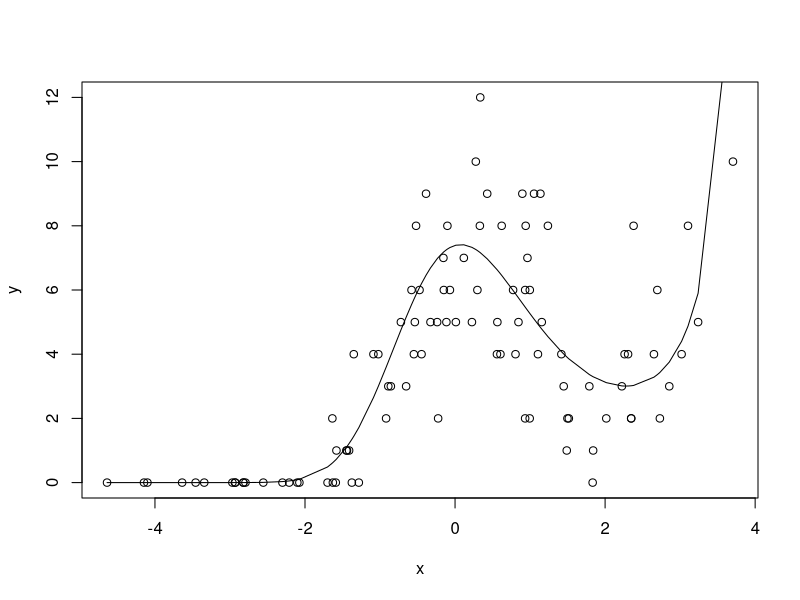
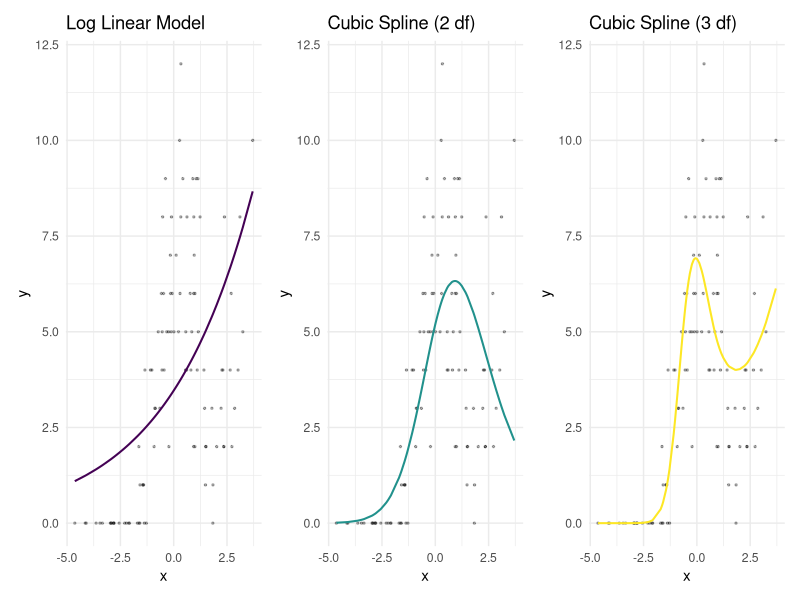
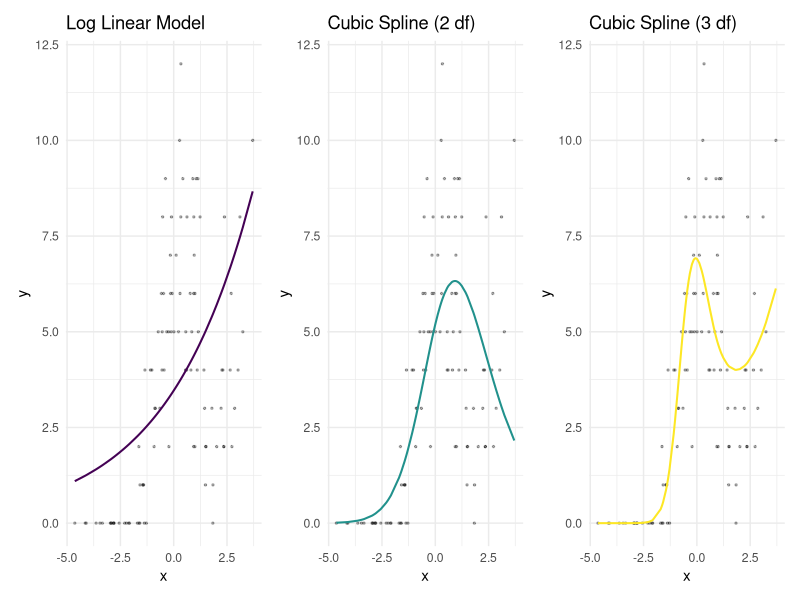

These charts were generated, in order, by the following R code:
# Using splines
library(splines)
library(ggplot2)
library(patchwork)

n = 100
set.seed(101)
x = sort(rnorm(n, sd = 2))
# linear predictor
mu = 2 + 0.09*x - 0.6*x^2 + 0.17*x^3 
y = rpois(n, exp(mu))

# Plot
plot(x, y)
lines(x, exp(mu))

# Evidently fitting a polynomial is the answer here but we wouldn't know how
# the distribution was generated (if it was generated as a polynomial), therefore
# cubic splines would be useful in this context

# The thing to bear in mind is that the degrees of freedom we choose alows more
# knots to be fitted with the splines. Since we generated our data with a cubic
# polynomial, a model with 3 or more df should do best

# Let's compare a log linear model, a model with two df and one with 3 df
# log linear model
m1 = glm(y ~ x, family = "poisson")
m1pred = predict(m1, type = "response")

# non-linear models
m2 = glm(y ~ ns(x,2), family = "poisson")
m2pred = predict(m2, type = "response")

m3 = glm(y ~ ns(x,3), family = "poisson")
m3pred = predict(m3, type = "response")

# Create ggplot2 plots for each model with adjusted line thickness and transparency
p1 = ggplot(data.frame(x, y), 
            aes(x = x, 
                y = y)) +
  geom_point(alpha = 0.3, size = 0.5) +
  geom_line(aes(y = m1pred), 
            color = "#440154", linewidth = 0.7) +
  theme_minimal() +
  ggtitle("Log Linear Model")

p2 = ggplot(data.frame(x, y), 
            aes(x = x, 
                y = y)) +
  geom_point(alpha = 0.3, size = 0.5) +
  geom_line(aes(y = m2pred), 
            color = "#21918c", linewidth = 0.7) +
  theme_minimal() +
  ggtitle("Cubic Spline (2 df)")

p3 = ggplot(data.frame(x, y), 
            aes(x = x, 
                y = y)) +
  geom_point(alpha = 0.3, size = 0.5) +
  geom_line(aes(y = m3pred), 
            color = "#fde725", linewidth = 0.7) +
  theme_minimal() +
  ggtitle("Cubic Spline (3 df)")

# Arrange the plots side by side using patchwork
(p1 | p2 | p3) + plot_layout(ncol = 3)

ggsave("./outputs/cubic_splines.jpg", 
       plot = last_plot(),
       dpi = 600)

# Which model is best?
AIC(m1)
#[1] 553.1264
AIC(m2)
#[1] 431.332
AIC(m3)    
#[1] 378.2775   

# The lowest AIC score corresponds to the model with 3 df/cubic splines